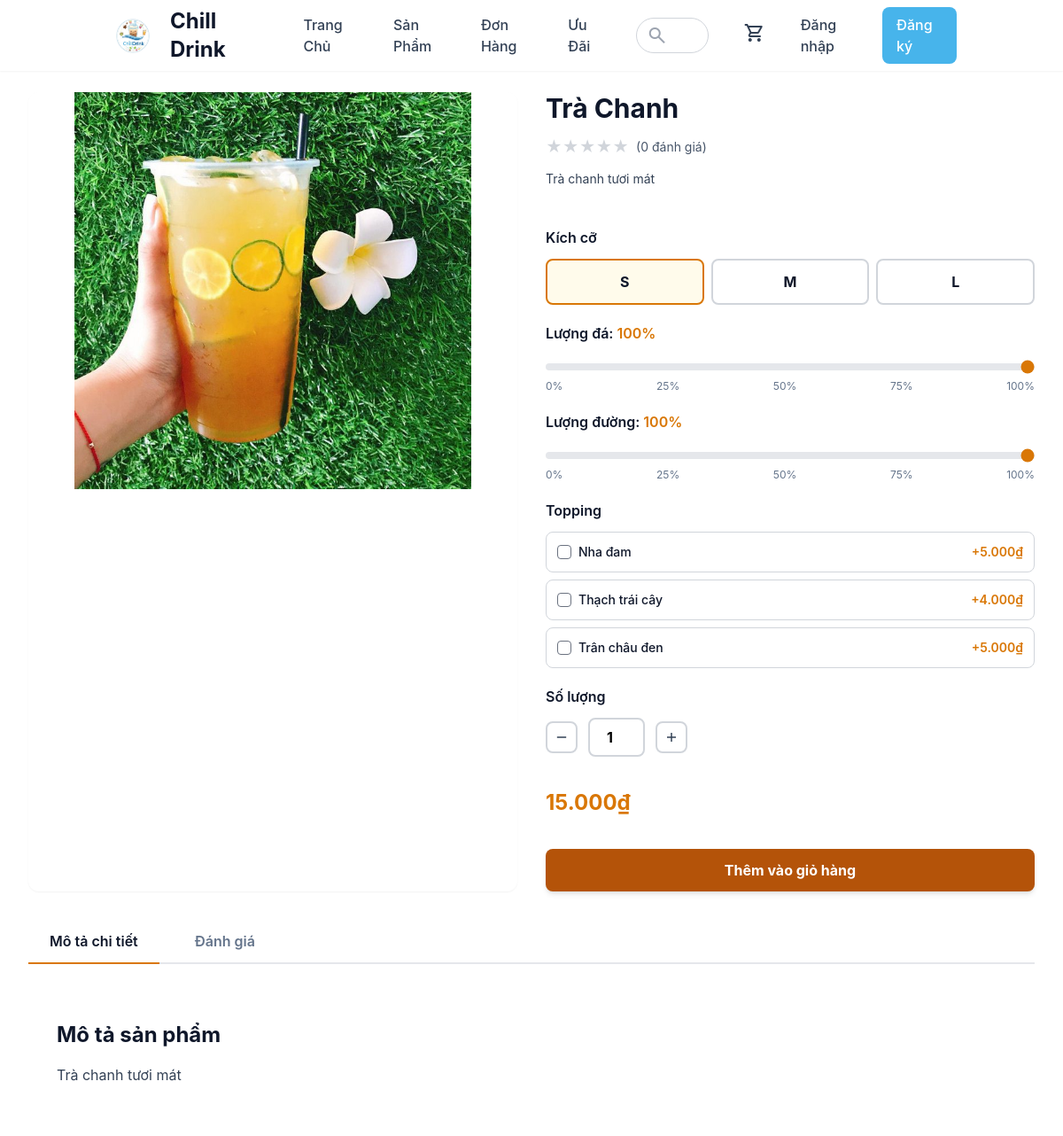
Page /DU_AN_1/base/?action=product-detail&id=4 on the committed database.
### tables this page shows
CREATE TABLE `products` (
  `id` int(11) NOT NULL,
  `category_id` int(11) DEFAULT NULL,
  `name` varchar(200) NOT NULL,
  `slug` varchar(255) DEFAULT NULL,
  `description` text DEFAULT NULL,
  `image` varchar(255) DEFAULT NULL,
  `status` tinyint(1) DEFAULT 1,
  `created_at` datetime DEFAULT current_timestamp(),
  `updated_at` datetime DEFAULT current_timestamp() ON UPDATE current_timestamp(),
  `deleted_at` timestamp NULL DEFAULT NULL
);

CREATE TABLE `product_sizes` (
  `id` int(11) NOT NULL,
  `product_id` int(11) NOT NULL,
  `size_id` int(11) NOT NULL,
  `price` int(11) NOT NULL COMMENT 'in cents or VND as integer'
);

CREATE TABLE `sizes` (
  `id` int(11) NOT NULL,
  `name` varchar(50) NOT NULL,
  `multiplier` decimal(5,2) DEFAULT 1.00,
  `created_at` datetime DEFAULT current_timestamp()
);

CREATE TABLE `toppings` (
  `id` int(11) NOT NULL,
  `name` varchar(100) NOT NULL,
  `price` int(11) NOT NULL DEFAULT 0,
  `status` tinyint(1) DEFAULT 1,
  `created_at` datetime DEFAULT current_timestamp()
);

### DU_AN_1/base/dua/controllers/ProductController.php (called while the page is built, shortened)
<?php
class ProductController
{
    private $productModel;
    public function __construct()
    {
        $this->productModel = new Product();
    }
    public function detail()
    {
        $id = $_GET['id'] ?? 0;
        $product = $this->productModel->getById($id);
        $sizes = $this->productModel->getSizes($id);
        $toppings = $this->productModel->getToppings($id);
        $ratingData = $this->productModel->getAverageRating($id);
        $avgRating = $ratingData['avg_rating'] ? round($ratingData['avg_rating'], 1) : 0;
        $reviewCount = $ratingData['review_count'] ?? 0;
        require_once PATH_VIEW . 'products/detail.php';
    }
}

### DU_AN_1/base/index.php (called while the page is built, shortened)
<?php
spl_autoload_register(function ($class) {
    $fileName = "$class.php";
    $fileModel              = PATH_MODEL . $fileName;
});
require_once './routes/index.php';

### DU_AN_1/base/dua/models/BaseModel.php (called while the page is built, shortened)
<?php
class BaseModel
{
    public function __construct()
    {
        $dsn = sprintf('mysql:host=%s;port=%s;dbname=%s;charset=utf8', DB_HOST, DB_PORT, DB_NAME);
        try {
            $this->pdo = new PDO($dsn, DB_USERNAME, DB_PASSWORD, DB_OPTIONS);
        } catch (PDOException $e) {
            die("Kết nối cơ sở dữ liệu thất bại: {$e->getMessage()}. Vui lòng thử lại sau.");
        }
    }
}

### DU_AN_1/base/dua/models/Product.php (called while the page is built, shortened)
<?php
class Product extends BaseModel
{
    protected $table = 'products';
    public function getById($id)
    {
        $sql = "SELECT p.*, c.name as category_name FROM {$this->table} p
                LEFT JOIN categories c ON p.category_id = c.id
                WHERE p.id = :id AND p.status = 1 AND p.deleted_at IS NULL LIMIT 1";
        $stmt = $this->pdo->prepare($sql);
        $stmt->execute([':id' => $id]);
        return $stmt->fetch();
    }
    public function getSizes($productId)
    {
        $sql = "SELECT ps.*, s.name as size_name FROM product_sizes ps
                JOIN sizes s ON ps.size_id = s.id
                WHERE ps.product_id = :product_id
                ORDER BY s.id ASC";
        $stmt = $this->pdo->prepare($sql);
        $stmt->execute([':product_id' => $productId]);
        return $stmt->fetchAll();
    }
    public function getToppings($productId)
    {
        $sql = "SELECT t.* FROM toppings t
                JOIN product_toppings pt ON t.id = pt.topping_id
                WHERE pt.product_id = :product_id AND t.status = 1
                ORDER BY t.name ASC";
        $stmt = $this->pdo->prepare($sql);
        $stmt->execute([':product_id' => $productId]);
        return $stmt->fetchAll();
    }
    public function getAverageRating($productId)
    {
        $sql = "SELECT AVG(rating) as avg_rating, COUNT(*) as review_count
                FROM reviews
                WHERE product_id = :product_id";
        $stmt = $this->pdo->prepare($sql);
        $stmt->execute([':product_id' => $productId]);
        return $stmt->fetch();
    }
}

### DU_AN_1/base/dua/views/products/detail.php (the view, shortened to what this page needs)
<!DOCTYPE html>
<html class="light" lang="vi">
<head>
    <script src="https://cdn.tailwindcss.com?plugins=forms,container-queries"></script>
</head>
<body class="bg-white font-display">
    <?php require_once PATH_VIEW . 'layouts/header.php'; ?>
    <main class="flex-1">
        <div class="px-4 sm:px-6 lg:px-8 flex justify-center py-6">
            <div class="flex flex-col w-full max-w-6xl">
                <div class="grid grid-cols-1 lg:grid-cols-2 gap-6 lg:gap-8 mb-8">
                    <div class="bg-white rounded-xl overflow-hidden shadow-sm">
                        <div class="relative w-full aspect-square bg-gray-100 max-w-md mx-auto">
                            <img src="<?= BASE_ASSETS_UPLOADS . htmlspecialchars($product['image'], ENT_QUOTES, 'UTF-8') ?>"
                                alt="<?= htmlspecialchars($product['name'], ENT_QUOTES, 'UTF-8') ?>"
                                class="w-full h-full object-cover"
                                onerror="this.src='https://via.placeholder.com/400x400?text=No+Image'" />
                        </div>
                    </div>
                    <div class="flex flex-col">
                        <h1 class="text-slate-900 text-2xl md:text-3xl font-bold leading-tight mb-3"><?= htmlspecialchars($product['name'], ENT_QUOTES, 'UTF-8') ?></h1>
                        <div class="flex items-center gap-2 mb-3">
                            <div class="flex items-center">
                                <?php
                                $fullStars = floor($avgRating);
                                $hasHalfStar = ($avgRating - $fullStars) >= 0.5;
                                for ($i = 0; $i < 5; $i++):
                                    if ($i < $fullStars): ?>
                                        <span class="text-yellow-400 text-lg">★</span>
                                    <?php elseif ($i == $fullStars && $hasHalfStar): ?>
                                        <span class="text-yellow-400 text-lg">☆</span>
                                    <?php else: ?>
                                        <span class="text-gray-300 text-lg">★</span>
                                <?php endif;
                                endfor; ?>
                            </div>
                            <span class="text-slate-600 text-sm">(<?= number_format($reviewCount, 0, ',', '.') ?> đánh giá)</span>
                        </div>
                        <p class="text-slate-700 text-sm mb-6"><?= htmlspecialchars($product['description'] ?? 'Hương vị trà sữa truyền thống kết hợp với trân châu đường đen dai giòn, ngọt ngào.', ENT_QUOTES, 'UTF-8') ?></p>
                        <form action="<?= BASE_URL ?>?action=cart-add" method="POST" class="space-y-5">
                            <div>
                                <label class="block text-slate-900 text-base font-semibold mb-3">Kích cỡ</label>
                                <div class="flex gap-2">
                                    <?php
                                    $firstSize = null;
                                    foreach ($sizes as $size):
                                        if (!$firstSize) $firstSize = $size;
                                    ?>
                                        <label class="relative flex-1">
                                            <div class="flex flex-col items-center justify-center p-3 border-2 border-gray-300 rounded-lg cursor-pointer peer-checked:border-amber-600 peer-checked:bg-amber-50 hover:border-amber-400 transition-colors">
                                                <span class="text-base font-bold text-slate-900"><?= htmlspecialchars($size['size_name'], ENT_QUOTES, 'UTF-8') ?></span>
                                            </div>
                                        </label>
                                    <?php endforeach; ?>
                                </div>
                            </div>
                            <div>
                                <label class="block text-slate-900 text-base font-semibold mb-3">
                                    Lượng đá: <span id="ice-level-text" class="text-amber-600">100%</span>
                                </label>
                                <input type="range" name="ice_level" id="ice-level" min="0" max="100" value="100" step="25"
                                    class="w-full h-2 bg-gray-200 rounded-lg appearance-none cursor-pointer accent-amber-600"
                                    oninput="updateIceLevel(this.value)" />
                                <div class="flex justify-between text-xs text-slate-500 mt-1">
                                    <span>0%</span>
                                    <span>25%</span>
                                    <span>50%</span>
                                    <span>75%</span>
                                    <span>100%</span>
                                </div>
                            </div>
                            <div>
                                <label class="block text-slate-900 text-base font-semibold mb-3">
                                    Lượng đường: <span id="sugar-level-text" class="text-amber-600">100%</span>
                                </label>
                                <input type="range" name="sugar_level" id="sugar-level" min="0" max="100" value="100" step="25"
                                    class="w-full h-2 bg-gray-200 rounded-lg appearance-none cursor-pointer accent-amber-600"
                                    oninput="updateSugarLevel(this.value)" />
                                <div class="flex justify-between text-xs text-slate-500 mt-1">
                                    <span>0%</span>
                                    <span>25%</span>
                                    <span>50%</span>
                                    <span>75%</span>
                                    <span>100%</span>
                                </div>
                            </div>
                            <?php if (!empty($toppings)): ?>
                                <div>
                                    <label class="block text-slate-900 text-base font-semibold mb-3">Topping</label>
                                    <div class="space-y-2">
                                        <?php foreach ($toppings as $topping): ?>
                                            <label class="flex items-center justify-between p-3 border border-gray-300 rounded-lg cursor-pointer hover:border-amber-400 transition-colors">
                                                <div class="flex items-center gap-2">
                                                    <input type="checkbox" name="toppings[]" value="<?= $topping['id'] ?>"
                                                        class="w-4 h-4 text-amber-600 rounded focus:ring-2 focus:ring-amber-500" />
                                                    <span class="text-slate-900 text-sm font-medium"><?= htmlspecialchars($topping['name'], ENT_QUOTES, 'UTF-8') ?></span>
                                                </div>
                                                <span class="text-amber-600 text-sm font-semibold">+<?= number_format($topping['price'], 0, ',', '.') ?>₫</span>
                                            </label>
                                        <?php endforeach; ?>
                                    </div>
                                </div>
                            <?php endif; ?>
                            <div>
                                <label class="block text-slate-900 text-base font-semibold mb-3">Số lượng</label>
                                <div class="flex items-center gap-3">
                                    <button type="button" onclick="decreaseQuantity()" class="w-9 h-9 flex items-center justify-center border-2 border-gray-300 rounded-lg hover:border-amber-600 hover:bg-amber-50 transition-colors">
                                        <span class="material-symbols-outlined text-slate-700 text-xl">remove</span>
                                    </button>
                                    <input type="number" name="quantity" id="quantity" value="1" min="1" max="99"
                                        class="w-16 text-center text-base font-bold border-2 border-gray-300 rounded-lg focus:outline-none focus:border-amber-600" />
                                    <button type="button" onclick="increaseQuantity()" class="w-9 h-9 flex items-center justify-center border-2 border-gray-300 rounded-lg hover:border-amber-600 hover:bg-amber-50 transition-colors">
                                        <span class="material-symbols-outlined text-slate-700 text-xl">add</span>
                                    </button>
                                </div>
                            </div>
                            <div class="py-4">
                                <p class="text-amber-600 font-bold text-2xl" id="product-price">
                                    <?= $firstSize ? number_format($firstSize['price'], 0, ',', '.') : '0' ?>₫
                                </p>
                            </div>
                            <button type="submit" class="w-full h-12 bg-amber-700 text-white rounded-lg font-bold text-base shadow-md hover:bg-amber-800 transition-colors">
                                Thêm vào giỏ hàng
                            </button>
                        </form>
                    </div>
                </div>
                <div class="mb-8">
                    <div class="flex gap-4 border-b-2 border-gray-200">
                        <button onclick="showTab('description')" id="tab-description" class="px-6 py-3 font-semibold text-slate-900 border-b-2 border-amber-600 -mb-0.5">
                            Mô tả chi tiết
                        </button>
                        <button onclick="showTab('reviews')" id="tab-reviews" class="px-6 py-3 font-semibold text-slate-500 hover:text-slate-900">
                            Đánh giá
                        </button>
                    </div>
                </div>
                <div id="content-description" class="tab-content">
                    <div class="bg-white rounded-xl p-8">
                        <h3 class="text-2xl font-bold text-slate-900 mb-4">Mô tả sản phẩm</h3>
                        <p class="text-slate-700 leading-relaxed"><?= nl2br(htmlspecialchars($product['description'] ?? 'Không có mô tả chi tiết.', ENT_QUOTES, 'UTF-8')) ?></p>
                    </div>
                </div>
            </div>
        </div>
    </main>
</body>
</html>

### DU_AN_1/base/dua/views/products/detail.php (style rules this page uses)
* { font-family: -apple-system, BlinkMacSystemFont, "Segoe UI", Roboto, "Helvetica Neue", Arial, "Noto Sans", sans-serif; }
body { -webkit-font-smoothing: antialiased; -moz-osx-font-smoothing: grayscale; }

### rows in the picture
products: image (picture), name "Trà Chanh", description "Trà chanh tươi mát"
product_sizes: size.name "S", price "15.000"
product_sizes: size.name "M"
product_sizes: size.name "L"
toppings: name "Nha đam", price "5.000"
toppings: name "Thạch trái cây", price "4.000"
toppings: name "Trân châu đen", price "5.000"

### other values in the picture
$siteName "Chill Drink"
$reviewCount "0"
